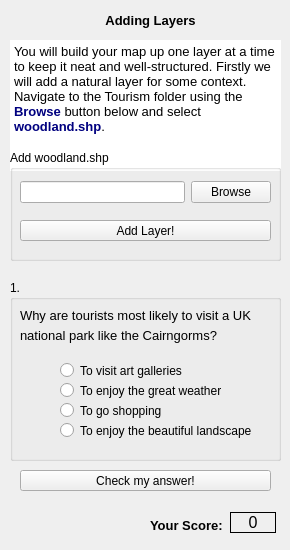
  <widget class="QWizardPage" name="wizardPage2">
   <widget class="QLabel" name="label_7">
    <property name="geometry">
     <rect>
      <x>90</x>
      <y>10</y>
      <width>121</width>
      <height>21</height>
     </rect>
    </property>
    <property name="font">
     <font>
      <pointsize>10</pointsize>
      <weight>75</weight>
      <bold>true</bold>
     </font>
    </property>
    <property name="text">
     <string>Adding Layers</string>
    </property>
    <property name="alignment">
     <set>Qt::AlignCenter</set>
    </property>
   </widget>
   <widget class="QLabel" name="Score_label">
    <property name="geometry">
     <rect>
      <x>230</x>
      <y>512</y>
      <width>46</width>
      <height>21</height>
     </rect>
    </property>
    <property name="font">
     <font>
      <pointsize>12</pointsize>
     </font>
    </property>
    <property name="frameShape">
     <enum>QFrame::Panel</enum>
    </property>
    <property name="text">
     <string>0</string>
    </property>
    <property name="alignment">
     <set>Qt::AlignCenter</set>
    </property>
   </widget>
   <widget class="QLabel" name="label">
    <property name="geometry">
     <rect>
      <x>150</x>
      <y>510</y>
      <width>81</width>
      <height>31</height>
     </rect>
    </property>
    <property name="font">
     <font>
      <pointsize>10</pointsize>
      <weight>75</weight>
      <bold>true</bold>
     </font>
    </property>
    <property name="text">
     <string>Your Score:</string>
    </property>
   </widget>
   <widget class="QGroupBox" name="groupBox_2">
    <property name="geometry">
     <rect>
      <x>10</x>
      <y>280</y>
      <width>271</width>
      <height>181</height>
     </rect>
    </property>
    <property name="title">
     <string>1.</string>
    </property>
    <widget class="QRadioButton" name="shopping">
     <property name="geometry">
      <rect>
       <x>50</x>
       <y>120</y>
       <width>161</width>
       <height>21</height>
      </rect>
     </property>
     <property name="text">
      <string>To go shopping</string>
     </property>
    </widget>
    <widget class="QRadioButton" name="weather">
     <property name="geometry">
      <rect>
       <x>50</x>
       <y>100</y>
       <width>161</width>
       <height>21</height>
      </rect>
     </property>
     <property name="text">
      <string>To enjoy the great weather</string>
     </property>
    </widget>
    <widget class="QRadioButton" name="landscapes">
     <property name="geometry">
      <rect>
       <x>50</x>
       <y>140</y>
       <width>191</width>
       <height>21</height>
      </rect>
     </property>
     <property name="text">
      <string>To enjoy the beautiful landscapes</string>
     </property>
    </widget>
    <widget class="QLabel" name="label_18">
     <property name="geometry">
      <rect>
       <x>10</x>
       <y>20</y>
       <width>261</width>
       <height>31</height>
      </rect>
     </property>
     <property name="font">
      <font>
       <pointsize>10</pointsize>
      </font>
     </property>
     <property name="text">
      <string>Why are tourists most likely to visit a UK</string>
     </property>
    </widget>
    <widget class="QRadioButton" name="art">
     <property name="geometry">
      <rect>
       <x>50</x>
       <y>80</y>
       <width>161</width>
       <height>21</height>
      </rect>
     </property>
     <property name="text">
      <string>To visit art galleries</string>
     </property>
    </widget>
    <widget class="QLabel" name="label_23">
     <property name="geometry">
      <rect>
       <x>10</x>
       <y>40</y>
       <width>261</width>
       <height>31</height>
      </rect>
     </property>
     <property name="font">
      <font>
       <pointsize>10</pointsize>
      </font>
     </property>
     <property name="text">
      <string>national park like the Cairngorms?</string>
     </property>
    </widget>
   </widget>
   <widget class="QTextBrowser" name="textBrowser_3">
    <property name="geometry">
     <rect>
      <x>10</x>
      <y>40</y>
      <width>271</width>
      <height>131</height>
     </rect>
    </property>
    <property name="frameShape">
     <enum>QFrame::NoFrame</enum>
    </property>
    <property name="frameShadow">
     <enum>QFrame::Plain</enum>
    </property>
    <property name="html">
     <string>&lt;!DOCTYPE HTML PUBLIC &quot;-//W3C//DTD HTML 4.0//EN&quot; &quot;http://www.w3.org/TR/REC-html40/strict.dtd&quot;&gt;
&lt;html&gt;&lt;head&gt;&lt;meta name=&quot;qrichtext&quot; content=&quot;1&quot; /&gt;&lt;style type=&quot;text/css&quot;&gt;
p, li { white-space: pre-wrap; }
&lt;/style&gt;&lt;/head&gt;&lt;body style=&quot; font-family:'MS Shell Dlg 2'; font-size:8.25pt; font-weight:400; font-style:normal;&quot;&gt;
&lt;p style=&quot; margin-top:0px; margin-bottom:0px; margin-left:0px; margin-right:0px; -qt-block-indent:0; text-indent:0px;&quot;&gt;&lt;span style=&quot; font-size:10pt;&quot;&gt;You will build your map up one layer at a time to keep it neat and well-structured. Firstly we will add a natural layer for some context. Navigate to the Tourism folder using the &lt;/span&gt;&lt;span style=&quot; font-size:10pt; font-weight:600; color:#00007f;&quot;&gt;Browse&lt;/span&gt;&lt;span style=&quot; font-size:10pt;&quot;&gt; button below and select &lt;/span&gt;&lt;span style=&quot; font-size:10pt; font-weight:600; color:#00007f;&quot;&gt;woodland.shp&lt;/span&gt;&lt;span style=&quot; font-size:10pt;&quot;&gt;.&lt;/span&gt;&lt;/p&gt;&lt;/body&gt;&lt;/html&gt;</string>
    </property>
   </widget>
   <widget class="QGroupBox" name="groupBox_6">
    <property name="geometry">
     <rect>
      <x>10</x>
      <y>150</y>
      <width>271</width>
      <height>111</height>
     </rect>
    </property>
    <property name="title">
     <string>Add woodland.shp</string>
    </property>
    <widget class="QPushButton" name="AddWoodLayer">
     <property name="geometry">
      <rect>
       <x>10</x>
       <y>70</y>
       <width>251</width>
       <height>21</height>
      </rect>
     </property>
     <property name="text">
      <string>Add Layer!</string>
     </property>
    </widget>
    <widget class="QWidget" name="layoutWidget">
     <property name="geometry">
      <rect>
       <x>10</x>
       <y>30</y>
       <width>251</width>
       <height>25</height>
      </rect>
     </property>
     <layout class="QHBoxLayout" name="horizontalLayout_2">
      <item>
       <widget class="QLineEdit" name="woodLineEdit"/>
      </item>
      <item>
       <widget class="QPushButton" name="woodBrowseButton">
        <property name="text">
         <string>Browse</string>
        </property>
       </widget>
      </item>
     </layout>
    </widget>
   </widget>
   <widget class="QPushButton" name="checkAnswersLand">
    <property name="geometry">
     <rect>
      <x>20</x>
      <y>470</y>
      <width>251</width>
      <height>21</height>
     </rect>
    </property>
    <property name="text">
     <string>Check my answer!</string>
    </property>
   </widget>
  </widget>
